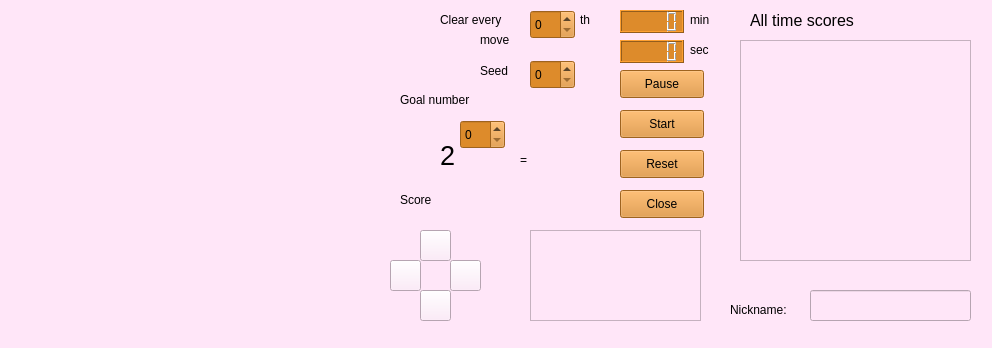
<?xml version="1.0" encoding="UTF-8"?>
<ui version="4.0">
 <class>MainWindow</class>
 <widget class="QMainWindow" name="MainWindow">
  <property name="geometry">
   <rect>
    <x>0</x>
    <y>0</y>
    <width>992</width>
    <height>348</height>
   </rect>
  </property>
  <property name="windowTitle">
   <string>MainWindow</string>
  </property>
  <property name="styleSheet">
   <string notr="true">background-color: rgb(226, 251, 156);
background-color: rgb(255, 230, 248);</string>
  </property>
  <widget class="QWidget" name="centralwidget">
   <widget class="QLCDNumber" name="lcdNumberMin">
    <property name="geometry">
     <rect>
      <x>620</x>
      <y>10</y>
      <width>64</width>
      <height>23</height>
     </rect>
    </property>
    <property name="styleSheet">
     <string notr="true">background-color: rgb(221, 139, 43);
color: rgb(0, 0, 0);</string>
    </property>
   </widget>
   <widget class="QLCDNumber" name="lcdNumberSec">
    <property name="geometry">
     <rect>
      <x>620</x>
      <y>40</y>
      <width>64</width>
      <height>23</height>
     </rect>
    </property>
    <property name="styleSheet">
     <string notr="true">background-color: rgb(221, 139, 43);</string>
    </property>
   </widget>
   <widget class="QLabel" name="label">
    <property name="geometry">
     <rect>
      <x>690</x>
      <y>10</y>
      <width>31</width>
      <height>20</height>
     </rect>
    </property>
    <property name="text">
     <string>min</string>
    </property>
   </widget>
   <widget class="QLabel" name="label_2">
    <property name="geometry">
     <rect>
      <x>690</x>
      <y>40</y>
      <width>21</width>
      <height>20</height>
     </rect>
    </property>
    <property name="text">
     <string>sec</string>
    </property>
   </widget>
   <widget class="QPushButton" name="startPushButton">
    <property name="geometry">
     <rect>
      <x>620</x>
      <y>110</y>
      <width>84</width>
      <height>28</height>
     </rect>
    </property>
    <property name="styleSheet">
     <string notr="true">color: rgb(221, 139, 43);
background-color: rgb(221, 139, 43);
color: rgb(0, 0, 0);</string>
    </property>
    <property name="text">
     <string>Start</string>
    </property>
   </widget>
   <widget class="QPushButton" name="resetPushButton">
    <property name="geometry">
     <rect>
      <x>620</x>
      <y>150</y>
      <width>84</width>
      <height>28</height>
     </rect>
    </property>
    <property name="styleSheet">
     <string notr="true">background-color: rgb(221, 139, 43);
color: rgb(0, 0, 0);</string>
    </property>
    <property name="text">
     <string>Reset</string>
    </property>
   </widget>
   <widget class="QPushButton" name="closePushButton">
    <property name="geometry">
     <rect>
      <x>620</x>
      <y>190</y>
      <width>84</width>
      <height>28</height>
     </rect>
    </property>
    <property name="styleSheet">
     <string notr="true">background-color: rgb(221, 139, 43);</string>
    </property>
    <property name="text">
     <string>Close</string>
    </property>
   </widget>
   <widget class="QTextBrowser" name="textBrowser">
    <property name="geometry">
     <rect>
      <x>530</x>
      <y>230</y>
      <width>171</width>
      <height>91</height>
     </rect>
    </property>
    <property name="styleSheet">
     <string notr="true">border-color: rgb(226, 251, 156);</string>
    </property>
   </widget>
   <widget class="QSpinBox" name="seedSpinBox">
    <property name="geometry">
     <rect>
      <x>530</x>
      <y>60</y>
      <width>45</width>
      <height>29</height>
     </rect>
    </property>
    <property name="styleSheet">
     <string notr="true">background-color: rgb(221, 139, 43);</string>
    </property>
   </widget>
   <widget class="QLabel" name="label_3">
    <property name="geometry">
     <rect>
      <x>480</x>
      <y>60</y>
      <width>31</width>
      <height>21</height>
     </rect>
    </property>
    <property name="text">
     <string>Seed</string>
    </property>
   </widget>
   <widget class="QLabel" name="label_4">
    <property name="geometry">
     <rect>
      <x>440</x>
      <y>140</y>
      <width>21</width>
      <height>31</height>
     </rect>
    </property>
    <property name="text">
     <string>&lt;html&gt;&lt;head/&gt;&lt;body&gt;&lt;p&gt;&lt;span style=&quot; font-size:20pt;&quot;&gt;2&lt;/span&gt;&lt;/p&gt;&lt;/body&gt;&lt;/html&gt;</string>
    </property>
   </widget>
   <widget class="QSpinBox" name="goalNumberSpinBox">
    <property name="geometry">
     <rect>
      <x>460</x>
      <y>120</y>
      <width>45</width>
      <height>29</height>
     </rect>
    </property>
    <property name="styleSheet">
     <string notr="true">background-color: rgb(221, 139, 43);</string>
    </property>
   </widget>
   <widget class="QLabel" name="label_5">
    <property name="geometry">
     <rect>
      <x>400</x>
      <y>90</y>
      <width>91</width>
      <height>20</height>
     </rect>
    </property>
    <property name="text">
     <string>Goal number</string>
    </property>
   </widget>
   <widget class="QLabel" name="label_6">
    <property name="geometry">
     <rect>
      <x>520</x>
      <y>150</y>
      <width>21</width>
      <height>20</height>
     </rect>
    </property>
    <property name="text">
     <string>=</string>
    </property>
   </widget>
   <widget class="QLabel" name="goalNumberLabel">
    <property name="geometry">
     <rect>
      <x>550</x>
      <y>150</y>
      <width>51</width>
      <height>20</height>
     </rect>
    </property>
    <property name="text">
     <string/>
    </property>
   </widget>
   <widget class="QPushButton" name="upPushButton">
    <property name="geometry">
     <rect>
      <x>420</x>
      <y>230</y>
      <width>31</width>
      <height>31</height>
     </rect>
    </property>
    <property name="text">
     <string/>
    </property>
   </widget>
   <widget class="QPushButton" name="downPushButton">
    <property name="geometry">
     <rect>
      <x>420</x>
      <y>290</y>
      <width>31</width>
      <height>31</height>
     </rect>
    </property>
    <property name="text">
     <string/>
    </property>
   </widget>
   <widget class="QPushButton" name="rightPushButton">
    <property name="geometry">
     <rect>
      <x>450</x>
      <y>260</y>
      <width>31</width>
      <height>31</height>
     </rect>
    </property>
    <property name="text">
     <string/>
    </property>
   </widget>
   <widget class="QPushButton" name="leftPushButton">
    <property name="geometry">
     <rect>
      <x>390</x>
      <y>260</y>
      <width>31</width>
      <height>31</height>
     </rect>
    </property>
    <property name="text">
     <string/>
    </property>
   </widget>
   <widget class="QLabel" name="label_7">
    <property name="geometry">
     <rect>
      <x>440</x>
      <y>10</y>
      <width>81</width>
      <height>20</height>
     </rect>
    </property>
    <property name="text">
     <string>Clear every</string>
    </property>
   </widget>
   <widget class="QSpinBox" name="clearSpinBox">
    <property name="geometry">
     <rect>
      <x>530</x>
      <y>10</y>
      <width>45</width>
      <height>29</height>
     </rect>
    </property>
    <property name="styleSheet">
     <string notr="true">background-color: rgb(221, 139, 43);</string>
    </property>
   </widget>
   <widget class="QLabel" name="label_8">
    <property name="geometry">
     <rect>
      <x>400</x>
      <y>190</y>
      <width>63</width>
      <height>20</height>
     </rect>
    </property>
    <property name="text">
     <string>Score</string>
    </property>
   </widget>
   <widget class="QLabel" name="scoreLabel">
    <property name="geometry">
     <rect>
      <x>480</x>
      <y>190</y>
      <width>63</width>
      <height>20</height>
     </rect>
    </property>
    <property name="text">
     <string/>
    </property>
   </widget>
   <widget class="QLabel" name="label_9">
    <property name="geometry">
     <rect>
      <x>750</x>
      <y>10</y>
      <width>121</width>
      <height>21</height>
     </rect>
    </property>
    <property name="text">
     <string>&lt;html&gt;&lt;head/&gt;&lt;body&gt;&lt;p&gt;&lt;span style=&quot; font-size:12pt;&quot;&gt;All time scores&lt;/span&gt;&lt;/p&gt;&lt;/body&gt;&lt;/html&gt;</string>
    </property>
   </widget>
   <widget class="QTextBrowser" name="scoreBoardTextBrowser">
    <property name="geometry">
     <rect>
      <x>740</x>
      <y>40</y>
      <width>231</width>
      <height>221</height>
     </rect>
    </property>
   </widget>
   <widget class="QLabel" name="label_10">
    <property name="geometry">
     <rect>
      <x>730</x>
      <y>300</y>
      <width>81</width>
      <height>20</height>
     </rect>
    </property>
    <property name="text">
     <string>Nickname:</string>
    </property>
   </widget>
   <widget class="QLineEdit" name="nameLineEdit">
    <property name="geometry">
     <rect>
      <x>810</x>
      <y>290</y>
      <width>161</width>
      <height>31</height>
     </rect>
    </property>
   </widget>
   <widget class="QLabel" name="label_11">
    <property name="geometry">
     <rect>
      <x>580</x>
      <y>10</y>
      <width>16</width>
      <height>20</height>
     </rect>
    </property>
    <property name="text">
     <string>th</string>
    </property>
   </widget>
   <widget class="QLabel" name="label_12">
    <property name="geometry">
     <rect>
      <x>480</x>
      <y>30</y>
      <width>41</width>
      <height>20</height>
     </rect>
    </property>
    <property name="text">
     <string>move</string>
    </property>
   </widget>
   <widget class="QPushButton" name="pausePushButton">
    <property name="geometry">
     <rect>
      <x>620</x>
      <y>70</y>
      <width>84</width>
      <height>28</height>
     </rect>
    </property>
    <property name="styleSheet">
     <string notr="true">color: rgb(0, 0, 0);
background-color: rgb(221, 139, 43);</string>
    </property>
    <property name="text">
     <string>Pause</string>
    </property>
   </widget>
  </widget>
  <widget class="QMenuBar" name="menubar">
   <property name="geometry">
    <rect>
     <x>0</x>
     <y>0</y>
     <width>992</width>
     <height>25</height>
    </rect>
   </property>
  </widget>
  <widget class="QStatusBar" name="statusbar"/>
 </widget>
 <resources/>
 <connections>
  <connection>
   <sender>closePushButton</sender>
   <signal>clicked()</signal>
   <receiver>MainWindow</receiver>
   <slot>close()</slot>
   <hints>
    <hint type="sourcelabel">
     <x>541</x>
     <y>148</y>
    </hint>
    <hint type="destinationlabel">
     <x>301</x>
     <y>173</y>
    </hint>
   </hints>
  </connection>
 </connections>
</ui>
